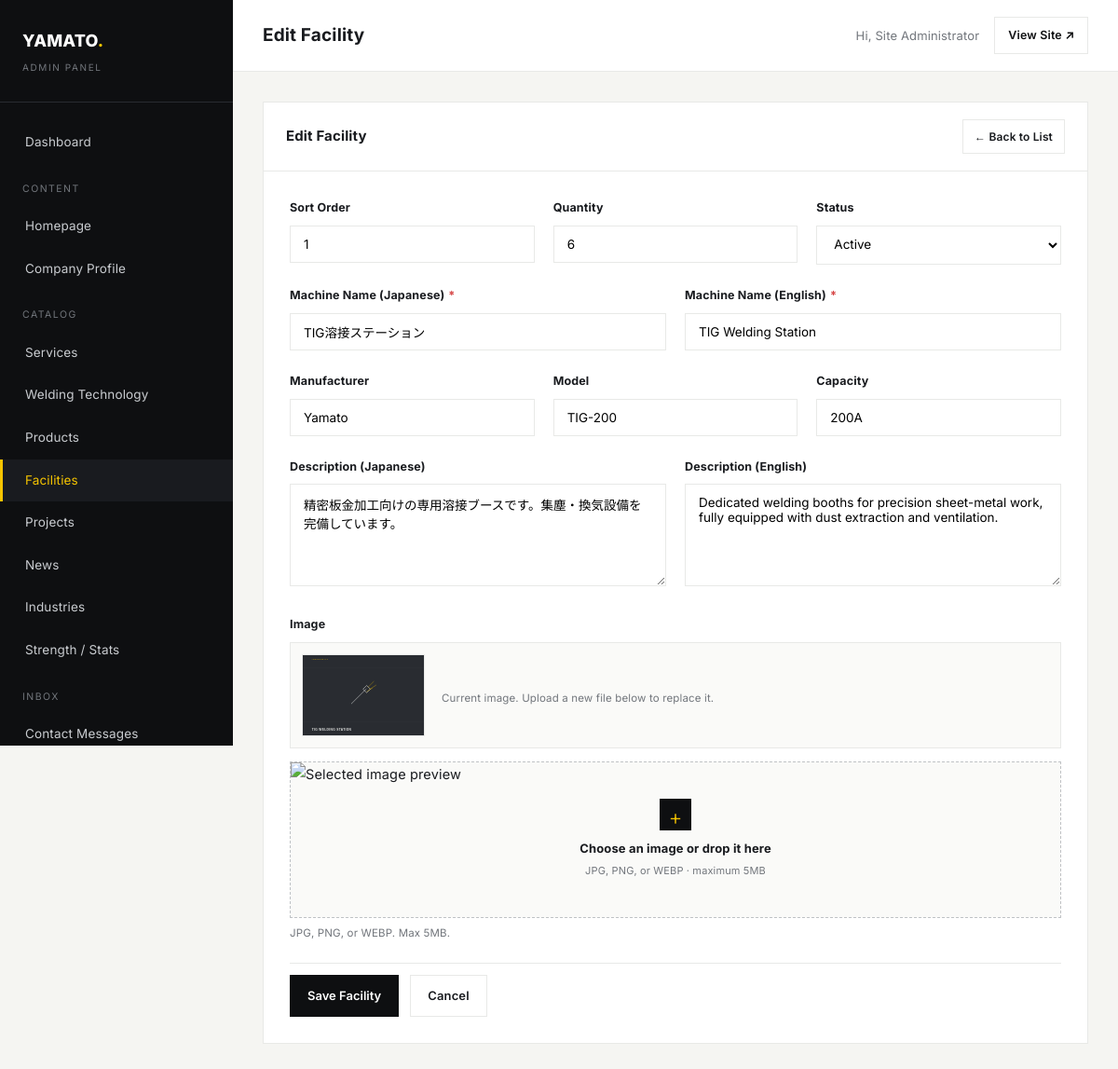
Screenshot of /admin/facility-form.php?id=1 (signed in) with the database file from the repository.
### tables this page shows
CREATE TABLE facilities (
    id INT AUTO_INCREMENT PRIMARY KEY,
    sort_order INT DEFAULT 0,
    machine_name_ja VARCHAR(255) NOT NULL,
    machine_name_en VARCHAR(255) NOT NULL,
    manufacturer VARCHAR(100),
    model VARCHAR(100),
    capacity VARCHAR(100),
    quantity INT DEFAULT 1,
    description_ja TEXT,
    description_en TEXT,
    image VARCHAR(255),
    status TINYINT(1) DEFAULT 1,
    created_at TIMESTAMP DEFAULT CURRENT_TIMESTAMP
);

### includes/functions.php (called while the page is built, shortened)
<?php
function e(?string $value): string
{
    return htmlspecialchars((string) $value, ENT_QUOTES, 'UTF-8');
}
function image_url(?string $filename, string $subfolder): string
{
    return base_url('uploads/' . $subfolder . '/' . $filename);
}
function base_url(string $path = ''): string
{
    $scriptDir = str_replace('\\', '/', dirname($_SERVER['SCRIPT_NAME']));
    if (basename($scriptDir) === 'admin') {
        $scriptDir = dirname($scriptDir);
    }
    $scriptDir = rtrim($scriptDir, '/');
    return $scriptDir . '/' . ltrim($path, '/');
}
function admin_url(string $path = ''): string
{
    return rtrim(base_url('admin'), '/') . '/' . ltrim($path, '/');
}

### admin/facility-form.php (the view, shortened to what this page needs)
<?php
$pdo = getPDO();
$id = isset($_GET['id']) ? (int) $_GET['id'] : 0;
$facility = null;
if ($id) {
    $stmt = $pdo->prepare("SELECT * FROM facilities WHERE id = :id");
    $stmt->execute([':id' => $id]);
    $facility = $stmt->fetch();
}
$old = $facility ?: [
    'sort_order' => 0, 'machine_name_ja' => '', 'machine_name_en' => '', 'manufacturer' => '',
    'model' => '', 'capacity' => '', 'quantity' => 1, 'description_ja' => '', 'description_en' => '',
    'status' => 1, 'image' => null,
];
$adminTitle  = $id ? 'Edit Facility' : 'Add Facility';
include __DIR__ . '/includes/admin-header.php';
?>
<div class="admin-panel">
    <div class="admin-panel-head">
        <h2><?= e($adminTitle) ?></h2>
        <a href="<?= e(admin_url('facilities.php')) ?>" class="abtn abtn--outline abtn--sm">&larr; Back to List</a>
    </div>
    <form method="post" enctype="multipart/form-data" class="admin-form">
        <div class="aform-row--split3">
            <div class="aform-row">
                <label class="aform-label">Sort Order</label>
                <input type="number" name="sort_order" class="aform-control" value="<?= e((string)$old['sort_order']) ?>">
            </div>
            <div class="aform-row">
                <label class="aform-label">Quantity</label>
                <input type="number" name="quantity" class="aform-control" value="<?= e((string)$old['quantity']) ?>">
            </div>
            <div class="aform-row">
                <label class="aform-label">Status</label>
                <select name="status" class="aform-control">
                    <option value="1" <?= $old['status'] ? 'selected' : '' ?>>Active</option>
                </select>
            </div>
        </div>
        <div class="aform-row--split2">
            <div class="aform-row">
                <label class="aform-label">Machine Name (Japanese)<span class="req">*</span></label>
                <input type="text" name="machine_name_ja" class="aform-control" value="<?= e($old['machine_name_ja']) ?>" required>
            </div>
            <div class="aform-row">
                <label class="aform-label">Machine Name (English)<span class="req">*</span></label>
                <input type="text" name="machine_name_en" class="aform-control" value="<?= e($old['machine_name_en']) ?>" required>
            </div>
        </div>
        <div class="aform-row--split3">
            <div class="aform-row">
                <label class="aform-label">Manufacturer</label>
                <input type="text" name="manufacturer" class="aform-control" value="<?= e($old['manufacturer']) ?>">
            </div>
            <div class="aform-row">
                <label class="aform-label">Model</label>
                <input type="text" name="model" class="aform-control" value="<?= e($old['model']) ?>">
            </div>
            <div class="aform-row">
                <label class="aform-label">Capacity</label>
                <input type="text" name="capacity" class="aform-control" value="<?= e($old['capacity']) ?>">
            </div>
        </div>
        <div class="aform-row--split2">
            <div class="aform-row">
                <label class="aform-label">Description (Japanese)</label>
                <textarea name="description_ja" class="aform-control"><?= e($old['description_ja']) ?></textarea>
            </div>
            <div class="aform-row">
                <label class="aform-label">Description (English)</label>
                <textarea name="description_en" class="aform-control"><?= e($old['description_en']) ?></textarea>
            </div>
        </div>
        <div class="aform-row">
            <label class="aform-label">Image</label>
            <?php if (!empty($old['image'])): ?>
            <div class="aform-current-image">
                <img src="<?= e(image_url($old['image'], 'facilities')) ?>" alt="">
                <span class="aform-hint">Current image. Upload a new file below to replace it.</span>
            </div>
            <?php endif; ?>
            <div class="aform-hint">JPG, PNG, or WEBP. Max 5MB.</div>
        </div>
        <div class="aform-actions">
            <button type="submit" class="abtn abtn--primary">Save Facility</button>
            <a href="<?= e(admin_url('facilities.php')) ?>" class="abtn abtn--outline">Cancel</a>
        </div>
    </form>
</div>
<?php include __DIR__ . '/includes/admin-footer.php'; ?>

### assets/css/style.css (style rules this page uses)
:root { --c-black: #0E0F11; --c-graphite: #191B1F; --c-dark-gray: #292C31; --c-gray: #72767C; --c-light-gray: #E8E9E7; --c-white: #FFFFFF; --c-off-white: #F5F5F2; --c-yellow: #F5C400; --font-jp: 'Noto Sans JP', 'Inter', sans-serif; --font-en: 'Inter', 'Noto Sans JP', sans-serif; --container: 1240px; --gutter: 32px; --header-h: 88px; --ease: cubic-bezier(.22, .61, .36, 1); --transition: 0.5s var(--ease); }
html[lang="en"] { --font-body: var(--font-en); }
*, *::before, *::after { box-sizing: border-box; }
html { scroll-behavior: smooth; }
body { margin: 0; font-family: var(--font-body, var(--font-jp)); color: var(--c-graphite); background: var(--c-white); -webkit-font-smoothing: antialiased; line-height: 1.75; font-size: 16px; letter-spacing: 0.01em; overflow-x: hidden; }
img { max-width: 100%; display: block; }
a { color: inherit; text-decoration: none; }
button { font-family: inherit; cursor: pointer; }
input, textarea, select { font-family: inherit; font-size: 1rem; }
h1, h2, h3, h4, p { margin: 0; }

### assets/css/admin.css (style rules this page uses)
body.admin-body { margin: 0; font-family: 'Inter', sans-serif; background: var(--c-off-white); color: var(--c-graphite); font-size: 14.5px; }
.admin-panel { background: var(--c-white); border: 1px solid var(--c-light-gray); margin-bottom: 28px; }
.admin-panel-head { padding: 18px 24px; border-bottom: 1px solid var(--c-light-gray); display: flex; align-items: center; justify-content: space-between; }
.admin-panel-head h2 { font-size: 15px; font-weight: 700; }
.abtn { display: inline-flex; align-items: center; gap: 8px; padding: 10px 18px; font-size: 13px; font-weight: 600; border: 1px solid transparent; cursor: pointer; background: none; font-family: inherit; }
.abtn--primary { background: var(--c-black); color: var(--c-white); }
.abtn--outline { border-color: var(--c-light-gray); color: var(--c-graphite); }
.abtn--sm { padding: 7px 12px; font-size: 12px; }
.admin-form { padding: 28px; }
.aform-row { margin-bottom: 22px; }
.aform-row--split2 { display: grid; grid-template-columns: 1fr 1fr; gap: 20px; }
.aform-row--split3 { display: grid; grid-template-columns: 1fr 1fr 1fr; gap: 20px; }
.aform-label { display: block; font-size: 12.5px; font-weight: 700; margin-bottom: 8px; color: var(--c-graphite); }
.aform-label .req { color: #D64545; margin-left: 4px; }
.aform-hint { font-size: 11.5px; color: var(--c-gray); margin-top: 6px; }
.aform-control { width: 100%; padding: 11px 14px; border: 1px solid var(--c-light-gray); font-size: 13.5px; background: var(--c-white); font-family: inherit; }
textarea.aform-control { min-height: 110px; resize: vertical; }
.aform-actions { display: flex; gap: 12px; padding-top: 12px; border-top: 1px solid var(--c-light-gray); margin-top: 8px; }
.aform-current-image { display: flex; align-items: center; gap: 18px; margin-bottom: 14px; padding: 12px; border: 1px solid var(--c-light-gray); background: #FAFAF8; }
.aform-current-image img { width: 132px; height: 88px; object-fit: cover; border: 1px solid var(--c-light-gray); background: var(--c-graphite); }

### rows the page displays
facilities: sort_order "1", quantity "6", status "Active", machine_name_ja "TIG溶接ステーション", machine_name_en "TIG Welding Station", manufacturer "Yamato", model "TIG-200", capacity "200A", description_ja "精密板金加工向けの専用溶接ブースです。集塵・換気設備を完備しています。", description_en "Dedicated welding booths for precision sheet-metal work, fully equipped with dust extraction and ventilation.", image (picture)

### other values shown
$adminTitle "Edit Facility"
$_SESSION['admin_name'] ?: $_SESSION['admin_username'] "Site Administrator"
